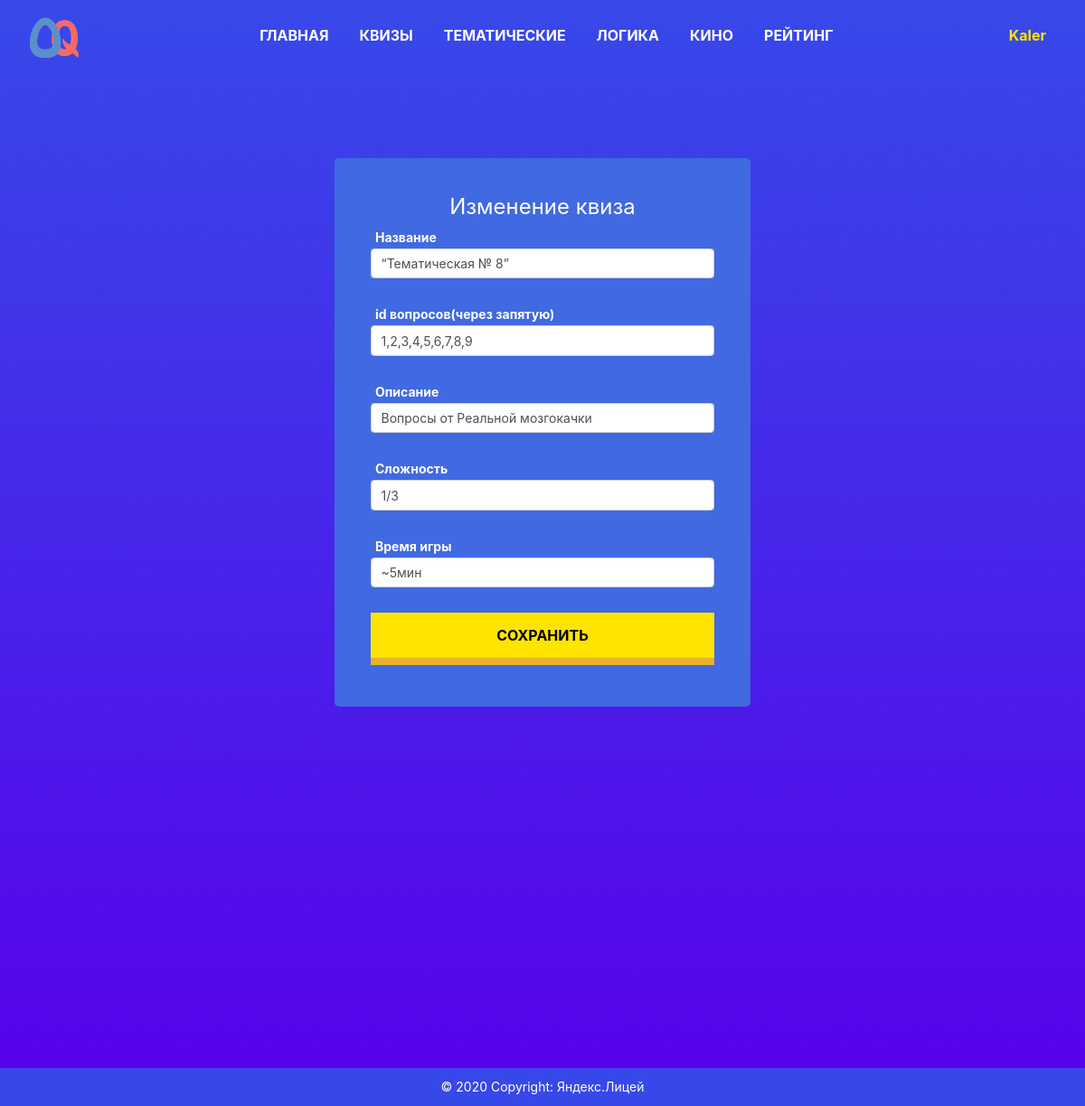
/quiz_edit/1 (signed in), run on an earlier commit of the app's database.
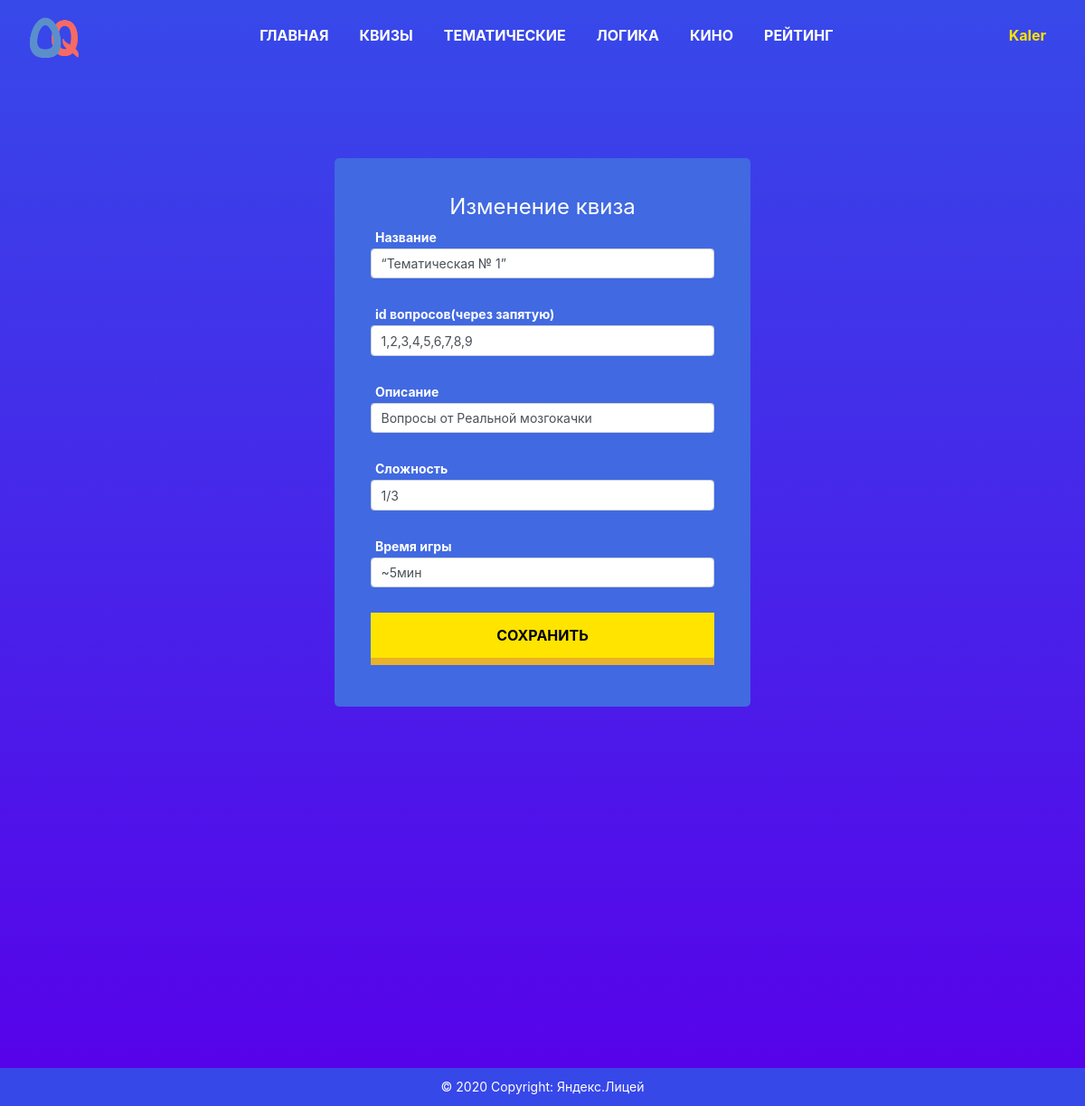
And on a later commit of the database.
### data/quizes.py (models this page shows)
class Quiz(SqlAlchemyBase):
    __tablename__ = 'quizes'
    id = sqlalchemy.Column(sqlalchemy.Integer,
                           primary_key=True, autoincrement=True)
    title = sqlalchemy.Column(sqlalchemy.String, nullable=True)
    questions = sqlalchemy.Column(sqlalchemy.String, nullable=True)
    description = sqlalchemy.Column(sqlalchemy.String, nullable=True)
    difficulty = sqlalchemy.Column(sqlalchemy.String, nullable=True)
    game_time = sqlalchemy.Column(sqlalchemy.String, nullable=True)
    created_date = sqlalchemy.Column(sqlalchemy.DateTime,
                                     default=datetime.datetime.now)

### main.py (the view, shortened to what this page needs)
@app.route('/quiz_edit/<int:id>', methods=['GET', 'POST'])
@login_required
def quiz_edit(id):
    if current_user.id == 1:
        form = QuizForm()
        if request.method == "GET":
            db_sess = db_session.create_session()
            quiz = db_sess.query(Quiz).filter(Quiz.id == id).first()
            if quiz:
                form.title.data = quiz.title
                form.questions.data = quiz.questions.replace("~", ",")
                form.description.data = quiz.description
                form.difficulty.data = quiz.difficulty
                form.game_time.data = quiz.game_time
            else:
                abort(404)
        return render_template('edit_quiz.html', form=form, title="Изменение квиза")
    abort(404)

### forms/quiz_form.py
class QuizForm(FlaskForm):
    title = StringField('Название', validators=[DataRequired()])
    questions = StringField('id вопросов(через запятую)', validators=[DataRequired()])
    description = StringField('Описание', validators=[DataRequired()])
    difficulty = StringField('Сложность', validators=[DataRequired()])
    game_time = StringField('Время игры', validators=[DataRequired()])
    submit = SubmitField('Сохранить')

### data/db_session.py (called while the page is built)
def create_session() -> Session:
    global __factory
    return __factory()

### main.py (called while the page is built)
@login_manager.user_loader
def load_user(user_id):
    db_sess = db_session.create_session()
    return db_sess.query(User).get(user_id)

### templates/edit_quiz.html (shortened to what this page needs)
{% extends "base.html" %}
{% block content %}
<div class="edit_quiz">
    <div class="edit_quiz__content">
        <div class="edit_quiz__title">
            <h1>{{ title }}</h1>
        </div>
        <div class="edit_quiz__form">
            <form action="" method="post" class="">
                <p>
                    {{ form.title.label }}<br>
                    {{ form.title(class="form-control") }}<br>
                </p>
                <p>
                    {{ form.questions.label }}<br>
                    {{ form.questions(class="form-control") }}<br>
                </p>
                <p>
                    {{ form.description.label }}<br>
                    {{ form.description(class="form-control") }}<br>
                </p>
                <p>
                    {{ form.difficulty.label }}<br>
                    {{ form.difficulty(class="form-control") }}<br>
                </p>
                <p>
                    {{ form.game_time.label }}<br>
                    {{ form.game_time(class="form-control") }}<br>
                </p>
                <p>{{ form.submit(type="submit", class="yellow__btn") }}</p>
            </form>
        </div>
    </div>
</div>
{% endblock %}

What changed in the data, as far as the page shows it:
changed Quiz "Вопросы от Реальной мозгокачки": title "“Тематическая № 8”" → "“Тематическая № 1”"
